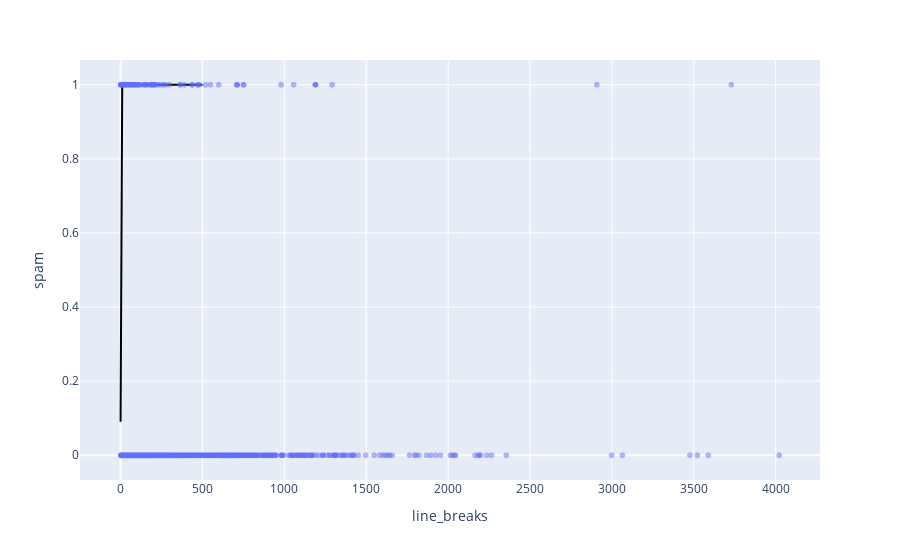

The cell this chart's notebook holds for it:
### Markdown cell above
**When there are 0 line breaks, the probability of the email being spam is around 14.94%.**

### Code cell
intercept = -2.30858816
slope = 1.41064075

P = []

line_breaks = list(np.arange(0,1300,10))

for num in line_breaks:
    eta = intercept + slope*num
    P.append(np.exp(eta)/(1+np.exp(eta)))


# Plot the results
fig = px.scatter(DF_model,x='line_breaks',y='spam',opacity=.5)

fig.add_trace(
    px.line(x=line_breaks,y=P,color_discrete_sequence=['black']).data[0]
)

fig.show()

### Figure 1 — Plotly figure (JSON) as saved in the notebook; plotly's stock layout.template omitted (floating-point values rounded to 4 significant figures; data arrays with more than 128 entries replaced by an {"elided": "..."} marker saying what was removed)
{"data": [{"hovertemplate": "line_breaks=%{x}<br>spam=%{y}<extra></extra>", "legendgroup": "", "marker": {"color": "#636efa", "opacity": 0.5, "symbol": "circle"}, "mode": "markers", "name": "", "showlegend": false, "type": "scattergl", "x": {"elided": "3921 int values"}, "xaxis": "x", "y": {"elided": "3921 int values"}, "yaxis": "y"}, {"hovertemplate": "x=%{x}<br>y=%{y}<extra></extra>", "legendgroup": "", "line": {"color": "black", "dash": "solid"}, "marker": {"symbol": "circle"}, "mode": "lines", "name": "", "orientation": "v", "showlegend": false, "type": "scatter", "x": {"elided": "130 int values"}, "xaxis": "x", "y": {"elided": "130 float values"}, "yaxis": "y"}], "layout": {"autosize": true, "legend": {"tracegroupgap": 0}, "margin": {"t": 60}, "xaxis": {"anchor": "y", "autorange": true, "domain": [0, 1], "range": [-250.5, 4273.0], "title": {"text": "line_breaks"}, "type": "linear"}, "yaxis": {"anchor": "x", "autorange": true, "domain": [0, 1], "range": [-0.07743, 1.077], "title": {"text": "spam"}, "type": "linear"}}}
